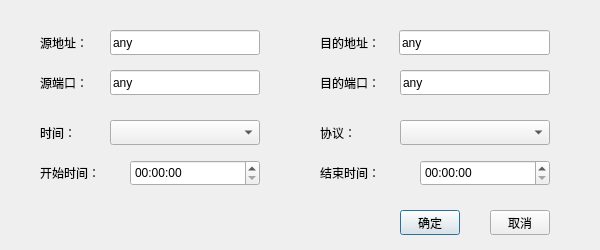
<?xml version="1.0" encoding="UTF-8"?>
<ui version="4.0">
 <class>ruledialog_m</class>
 <widget class="QDialog" name="ruledialog_m">
  <property name="geometry">
   <rect>
    <x>0</x>
    <y>0</y>
    <width>600</width>
    <height>250</height>
   </rect>
  </property>
  <property name="windowTitle">
   <string>Dialog</string>
  </property>
  <widget class="QLabel" name="label_2">
   <property name="geometry">
    <rect>
     <x>40</x>
     <y>70</y>
     <width>67</width>
     <height>25</height>
    </rect>
   </property>
   <property name="text">
    <string>源端口：</string>
   </property>
  </widget>
  <widget class="QPushButton" name="pushButton_ok">
   <property name="geometry">
    <rect>
     <x>400</x>
     <y>210</y>
     <width>60</width>
     <height>25</height>
    </rect>
   </property>
   <property name="text">
    <string>确定</string>
   </property>
  </widget>
  <widget class="QTimeEdit" name="timeEdit">
   <property name="geometry">
    <rect>
     <x>130</x>
     <y>160</y>
     <width>130</width>
     <height>26</height>
    </rect>
   </property>
  </widget>
  <widget class="QPushButton" name="pushButton_cancel">
   <property name="geometry">
    <rect>
     <x>490</x>
     <y>210</y>
     <width>60</width>
     <height>25</height>
    </rect>
   </property>
   <property name="text">
    <string>取消</string>
   </property>
  </widget>
  <widget class="QLabel" name="label_5">
   <property name="geometry">
    <rect>
     <x>40</x>
     <y>120</y>
     <width>67</width>
     <height>25</height>
    </rect>
   </property>
   <property name="text">
    <string>时间：</string>
   </property>
  </widget>
  <widget class="QTimeEdit" name="timeEdit_2">
   <property name="geometry">
    <rect>
     <x>420</x>
     <y>160</y>
     <width>130</width>
     <height>26</height>
    </rect>
   </property>
  </widget>
  <widget class="QLabel" name="label_4">
   <property name="geometry">
    <rect>
     <x>320</x>
     <y>70</y>
     <width>71</width>
     <height>25</height>
    </rect>
   </property>
   <property name="text">
    <string>目的端口：</string>
   </property>
  </widget>
  <widget class="QLabel" name="label_3">
   <property name="geometry">
    <rect>
     <x>320</x>
     <y>30</y>
     <width>71</width>
     <height>25</height>
    </rect>
   </property>
   <property name="text">
    <string>目的地址：</string>
   </property>
  </widget>
  <widget class="QLabel" name="label_7">
   <property name="geometry">
    <rect>
     <x>40</x>
     <y>160</y>
     <width>80</width>
     <height>25</height>
    </rect>
   </property>
   <property name="text">
    <string>开始时间：</string>
   </property>
  </widget>
  <widget class="QLineEdit" name="lineEdit_src_port">
   <property name="geometry">
    <rect>
     <x>110</x>
     <y>70</y>
     <width>150</width>
     <height>25</height>
    </rect>
   </property>
   <property name="text">
    <string>any</string>
   </property>
  </widget>
  <widget class="QComboBox" name="comboBox_time">
   <property name="geometry">
    <rect>
     <x>110</x>
     <y>120</y>
     <width>150</width>
     <height>25</height>
    </rect>
   </property>
   <property name="sizePolicy">
    <sizepolicy hsizetype="Fixed" vsizetype="Fixed">
     <horstretch>0</horstretch>
     <verstretch>0</verstretch>
    </sizepolicy>
   </property>
  </widget>
  <widget class="QLineEdit" name="lineEdit_dst_ip">
   <property name="geometry">
    <rect>
     <x>399</x>
     <y>30</y>
     <width>151</width>
     <height>25</height>
    </rect>
   </property>
   <property name="text">
    <string>any</string>
   </property>
  </widget>
  <widget class="QLabel" name="label_8">
   <property name="geometry">
    <rect>
     <x>320</x>
     <y>160</y>
     <width>80</width>
     <height>25</height>
    </rect>
   </property>
   <property name="text">
    <string>结束时间：</string>
   </property>
  </widget>
  <widget class="QLineEdit" name="lineEdit_dst_port">
   <property name="geometry">
    <rect>
     <x>400</x>
     <y>70</y>
     <width>150</width>
     <height>25</height>
    </rect>
   </property>
   <property name="text">
    <string>any</string>
   </property>
  </widget>
  <widget class="QLineEdit" name="lineEdit_src_ip">
   <property name="geometry">
    <rect>
     <x>110</x>
     <y>30</y>
     <width>150</width>
     <height>25</height>
    </rect>
   </property>
   <property name="text">
    <string>any</string>
   </property>
  </widget>
  <widget class="QLabel" name="label_6">
   <property name="geometry">
    <rect>
     <x>320</x>
     <y>120</y>
     <width>67</width>
     <height>25</height>
    </rect>
   </property>
   <property name="text">
    <string>协议：</string>
   </property>
  </widget>
  <widget class="QComboBox" name="comboBox_protocol">
   <property name="geometry">
    <rect>
     <x>400</x>
     <y>120</y>
     <width>150</width>
     <height>25</height>
    </rect>
   </property>
   <property name="sizePolicy">
    <sizepolicy hsizetype="Fixed" vsizetype="Fixed">
     <horstretch>0</horstretch>
     <verstretch>0</verstretch>
    </sizepolicy>
   </property>
  </widget>
  <widget class="QLabel" name="label">
   <property name="geometry">
    <rect>
     <x>40</x>
     <y>30</y>
     <width>67</width>
     <height>25</height>
    </rect>
   </property>
   <property name="text">
    <string>源地址：</string>
   </property>
  </widget>
 </widget>
 <resources/>
 <connections/>
</ui>
